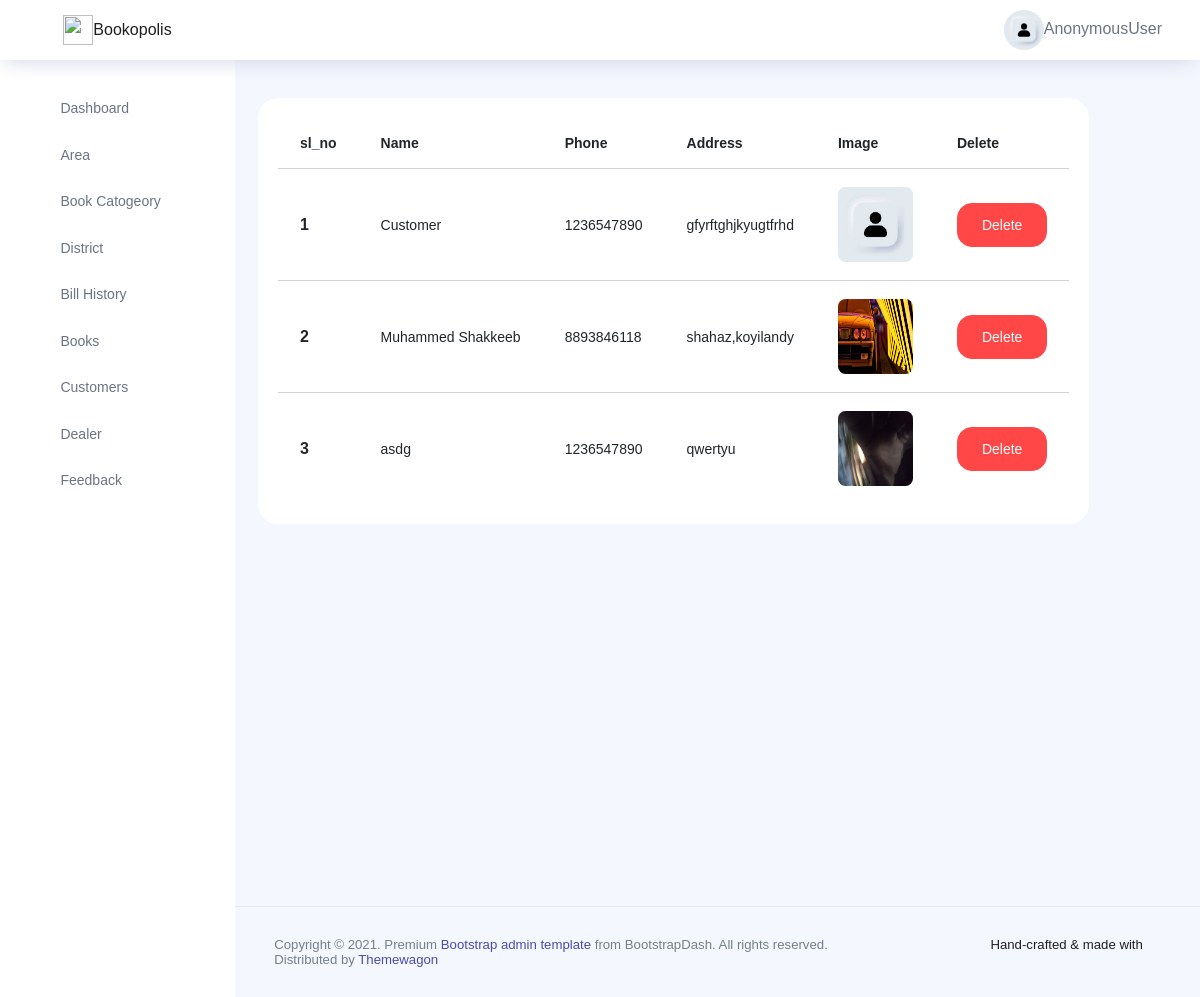
Page /view_Customer on the committed database.
### app/models.py (models this page shows)
class Login(AbstractUser):
    is_customer=models.BooleanField(default=False)
    is_dealer=models.BooleanField(default=False)
    name=models.CharField(max_length=25,null=True)
    phone=models.CharField(max_length=30,null=True)
    address=models.TextField(null=True)
    district_name=models.ForeignKey(district,on_delete=models.CASCADE,null=True)
    area=models.ForeignKey(Area,on_delete=models.CASCADE,null=True)
    image=models.ImageField(upload_to='profile',null=True)
    status = models.IntegerField(default=0,null=True)

### app/views.py (the view)
# urls.py: path('view_Customer',views.view_Customer,name='view_Customer'),
def view_Customer(request):
    data = Login.objects.filter(is_customer=True)
    return render(request, 'Admin_Temp/view_Customer.html', {'data': data})

### template/Admin_Temp/view_Customer.html
{% extends 'Admin_Temp/index.html' %}
{% load crispy_forms_tags %}
{% block content %}
<div class="card">
  <div class="card-body">
<table class="table">
  <thead>
    <tr>
      <th scope="col">sl_no</th>
      <th scope="col">Name</th>
      <th scope="col">Phone</th>
      <th scope="col">Address</th>
      <th scope="col">Image</th>
      <th scope="col">Delete</th>
    </tr>
  </thead>
  <tbody>
  {% for i in data %}
    <tr>
      <th scope="row">{{forloop.counter}}</th>
      <td>{{i.name}}</td>
      <td>{{i.phone}}</td>
      <td>{{i.address}}</td>
      <td><img src="{{i.image.url}}" style="border-radius:10%; width:75px; height:75px" >
      <td><a class="btn btn-danger" href="{% url 'delete_customer' i.id %}">Delete</a></td>
    </tr>
  {% endfor %}
  </tbody>
</table>
      </div>
</div>
{% endblock %}

### template/Admin_Temp/index.html (shortened to what this page needs)
<!DOCTYPE html>
{% load static %}
<html lang="en">
<head>
  <link rel="stylesheet" href=" {% static 'vendors/feather/feather.css' %} ">
  <link rel="stylesheet" href=" {% static 'vendors/ti-icons/css/themify-icons.css' %} ">
  <link rel="stylesheet" href=" {% static 'vendors/css/vendor.bundle.base.css' %} ">
  <link rel="stylesheet" href=" {% static 'vendors/datatables.net-bs4/dataTables.bootstrap4.css' %} ">
  <link rel="stylesheet" href=" {% static 'vendors/ti-icons/css/themify-icons.css' %} ">
  <link rel="stylesheet" type="text/css" href=" {% static 'js/select.dataTables.min.css' %} ">
  <link rel="stylesheet" href=" {% static 'css/vertical-layout-light/style.css' %} ">
</head>
<body>
  <div class="container-scroller">
    <nav class="navbar col-lg-12 col-12 p-0 fixed-top d-flex flex-row">
      <div class="text-center navbar-brand-wrapper d-flex align-items-center justify-content-center">
        <a class="logo" href="{% url 'admin_dashboard' %}"><img src="{% static 'home_static/images/831307.png' %}" width="30px" height="30px" ></a>Bookopolis
      </div>
      <div class="navbar-menu-wrapper d-flex align-items-center justify-content-end">
        <button class="navbar-toggler navbar-toggler align-self-center" type="button" data-toggle="minimize">
          <span class="icon-menu"></span>
        </button>
        <ul class="navbar-nav navbar-nav-right">
          <li class="nav-item nav-profile dropdown">
            <a class="nav-link dropdown-toggle" href="#" data-toggle="dropdown" id="profileDropdown">
              <img src=" {% static 'images/faces/profilelib.jpg' %} " alt="profile"/>{{ request.user }}
            </a>
          </li>
        </ul>
      </div>
    </nav>
    <div class="container-fluid page-body-wrapper">
      <nav class="sidebar sidebar-offcanvas" id="sidebar">
        <ul class="nav">
          <li class="nav-item">
            <a class="nav-link" href=" {% url 'admin_dashboard' %} ">
              <i class="icon-grid menu-icon"></i>
              <span class="menu-title">Dashboard</span>
            </a>
          </li>
          <li class="nav-item">
            <a class="nav-link" data-toggle="collapse" href="#form-element" aria-expanded="false" aria-controls="form-elements">
              <i class="icon-columns menu-icon"></i>
              <span class="menu-title">Area</span>
              <i class="menu-arrow"></i>
            </a>
            <div class="collapse" id="form-element">
          <li class="nav-item">
            <a class="nav-link" data-toggle="collapse" href="#form-elements" aria-expanded="false" aria-controls="form-elements">
              <i class="icon-columns menu-icon"></i>
              <span class="menu-title">Book Catogeory</span>
              <i class="menu-arrow"></i>
            </a>
          </li>
          <li class="nav-item">
            <a class="nav-link" data-toggle="collapse" href="#form-elementss" aria-expanded="false" aria-controls="form-elements">
              <i class="icon-columns menu-icon"></i>
              <span class="menu-title">District</span>
              <i class="menu-arrow"></i>
            </a>
          </li>
          <li class="nav-item">
            <a class="nav-link" data-toggle="collapse" href="#form-elemen" aria-expanded="false" aria-controls="form-elements">
              <i class="icon-columns menu-icon"></i>
              <span class="menu-title">Bill History</span>
              <i class="menu-arrow"></i>
            </a>
          </li>
          <li class="nav-item">
            <a class="nav-link" data-toggle="collapse" href="#tables" aria-expanded="false" aria-controls="tables">
              <i class="icon-columns menu-icon"></i>
              <span class="menu-title">Books</span>
              <i class="menu-arrow"></i>
            </a>
            <li class="nav-item">
            <a class="nav-link" data-toggle="collapse" href="#tablesi" aria-expanded="false" aria-controls="tables">
              <i class="icon-columns menu-icon"></i>
              <span class="menu-title">Customers</span>
              <i class="menu-arrow"></i>
            </a>
          <li class="nav-item">
            <a class="nav-link" data-toggle="collapse" href="#errors" aria-expanded="false" aria-controls="error">
              <i class="icon-columns menu-icon"></i>
              <span class="menu-title">Dealer</span>
              <i class="menu-arrow"></i>
            </a>
          </li>
          <li class="nav-item">
            <a class="nav-link" data-toggle="collapse" href="#error" aria-expanded="false" aria-controls="error">
              <i class="icon-columns menu-icon"></i>
              <span class="menu-title">Feedback</span>
              <i class="menu-arrow"></i>
            </a>
          </li>
        </ul>
      </nav>
      <div class="main-panel">
        <div class="content-wrapper">
          <div class="row">
            {% block content %}{% endblock %}
          </div>
          <div class="row">
            <div class="col-md-6 grid-margin stretch-card">
            </div>
            <div class="col-md-6 grid-margin transparent">
              <div class="row">
              </div>
            </div>
          </div>
          <div class="row">
          </div>
          <div class="row">
          </div>
          <div class="row">
          </div>
          <div class="row">
            <div class="col-md-4 stretch-card grid-margin">
            </div>
            <div class="col-md-4 stretch-card grid-margin">
              <div class="row">
              </div>
            </div>
            <div class="col-md-4 stretch-card grid-margin">
            </div>
          </div>
          <div class="row">
            </div>
        </div>
        <footer class="footer">
          <div class="d-sm-flex justify-content-center justify-content-sm-between">
            <span class="text-muted text-center text-sm-left d-block d-sm-inline-block">Copyright © 2021.  Premium <a href="https://www.bootstrapdash.com/" target="_blank">Bootstrap admin template</a> from BootstrapDash. All rights reserved.</span>
            <span class="float-none float-sm-right d-block mt-1 mt-sm-0 text-center">Hand-crafted & made with <i class="ti-heart text-danger ml-1"></i></span>
          </div>
          <div class="d-sm-flex justify-content-center justify-content-sm-between">
            <span class="text-muted text-center text-sm-left d-block d-sm-inline-block">Distributed by <a href="https://www.themewagon.com/" target="_blank">Themewagon</a></span>
          </div>
        </footer>
      </div>
    </div>
  </div>
</body>
</html>

### rows in the picture
Login: name "Customer", phone "1236547890", address "gfyrftghjkyugtfrhd", image (picture)
Login: name "Muhammed Shakkeeb", phone "8893846118", address "shahaz,koyilandy", image (picture)
Login: name "asdg", phone "1236547890", address "qwertyu", image (picture)

### other values in the picture
{{ request.user }} "AnonymousUser"
